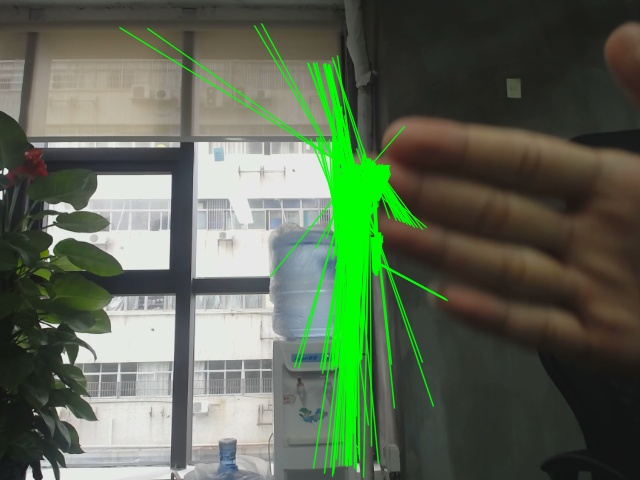
//> input picture Track/move69.jpg, 640 x 480 px, given in place of the camera
$ ./opticalFlow   (built with g++ and OpenCV 4)
//> lines starting //> are read from the running program, lines starting //| are printed output that depends on the picture
#include <opencv2/video/video.hpp>
#include <opencv2/highgui/highgui.hpp>
#include <opencv2/imgproc/imgproc.hpp>
#include <opencv2/core/core.hpp>

#include <iostream>
#include <cstdio>

using namespace std;
using namespace cv;

void tracking(Mat &frame, Mat &output);
bool addNewPoints();
bool acceptTrackedPoint(int i);

string window_name = "optical flow tracking";
Mat gray;
Mat gray_prev;
vector<Point2f> points[2];
vector<Point2f> initial;
vector<Point2f> features;
int maxCount = 500;
double qLevel = 0.01;
double minDist = 10.0;
vector<uchar> status;
vector<float> err;

int main()
{
	Mat frame;
	Mat result;

//	VideoCapture capture("bike.avi");
	VideoCapture capture(0);

	if(capture.isOpened())
	{
		while(true)
		{
			capture >> frame;
//> frame is the input picture: 480 rows x 640 cols, CV_8UC3; mean B, G, R 83.2, 103.7, 91.1

			if(!frame.empty())
			{
				tracking(frame, result);
			}
			else
			{
				printf(" --(!) No captured frame -- Break!");
				break;
			}

			int c = waitKey(100);
			if( (char)c == 27 )
			{
				break;
			}
		}
	}
	return 0;
}

void tracking(Mat &frame, Mat &output)
{
	cvtColor(frame, gray, CV_BGR2GRAY);
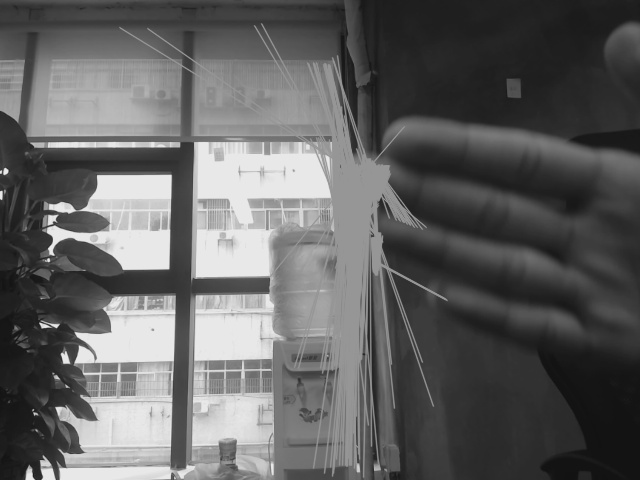
//> gray: 480 rows x 640 cols, CV_8UC1; min 15, max 238, mean 97.6
	frame.copyTo(output);
	if (addNewPoints())
	{
		goodFeaturesToTrack(gray, features, maxCount, qLevel, minDist);
//> features = 373 Points (x, y), first 12: [48, 259], [40, 323], [34, 413], [4, 173], [58, 324], [41, 461], [56, 407], [79, 346], [1, 198], [68, 362], [62, 353], [75, 332]
		points[0].insert(points[0].end(), features.begin(), features.end());
//> points = 2 items
		initial.insert(initial.end(), features.begin(), features.end());
//> initial has the same summary as features
	}

	if (gray_prev.empty())
	{
		gray.copyTo(gray_prev);
	}
	calcOpticalFlowPyrLK(gray_prev, gray, points[0], points[1], status, err);
//> status = 373 values from 1 to 1; err = 373 values from 0 to 0
	int k = 0;
	for (size_t i=0; i<points[1].size(); i++)
	{
		if (acceptTrackedPoint(i))
		{
			initial[k] = initial[i];
			points[1][k++] = points[1][i];
		}
	}
//> after the loop, k = 0
	points[1].resize(k);
	initial.resize(k);
	for (size_t i=0; i<points[1].size(); i++)
	{
		line(output, initial[i], points[1][i], Scalar(0, 0, 255));
		circle(output, points[1][i], 3, Scalar(255, 0, 0), -1);
	}
//> this loop made 0 passes
//> the Esc key is pressed

	swap(points[1], points[0]);
	swap(gray_prev, gray);

	imshow(window_name, output);
}

bool addNewPoints()
{
	return points[0].size() <= 10;
}

bool acceptTrackedPoint(int i)
{
	return status[i] && ((abs(points[0][i].x - points[1][i].x) + abs(points[0][i].y - points[1][i].y)) > 2);
}
